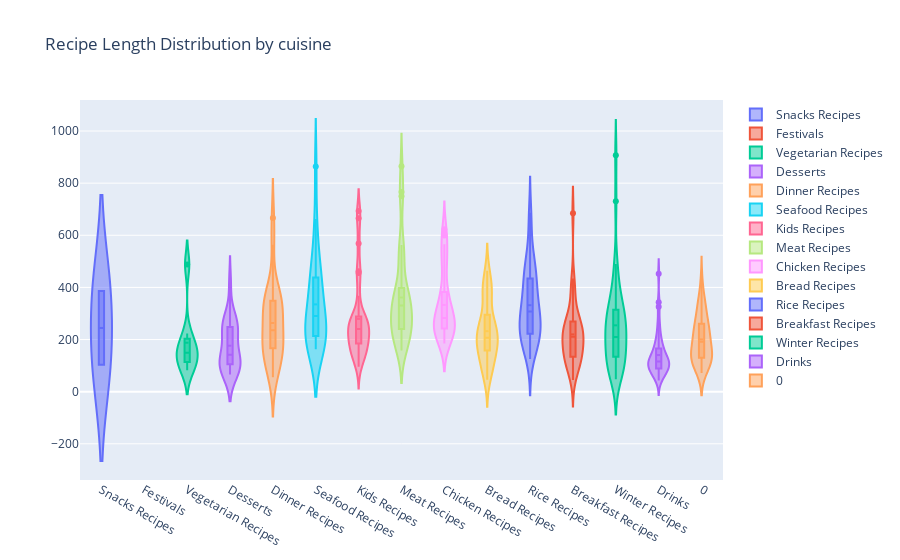

Notebook cell for this chart:
### Code cell
#Box plot
boxplotcolors = random_colours(21)
labels = [i for i in data1.pages.value_counts().index][::-1]
data = []
for i in range(15):
    trace = {
            "type": 'violin',
            "y": data1[data1['pages'] == labels[i]]['ingredients'].str.len(),
            "name": labels[i],
            "box": {
                "visible": True
            },
            "meanline": {
                "visible": True
            }
        }
    data.append(trace)
layout = go.Layout(
    title = "Recipe Length Distribution by cuisine"
)

fig = go.Figure(data=data,layout=layout)
iplot(fig, filename = "Box Plot Styling Outliers")

### Figure 1 — Plotly figure (JSON) as saved in the notebook; plotly's stock layout.template omitted (floating-point values rounded to 4 significant figures)
{"data": [{"box": {"visible": true}, "meanline": {"visible": true}, "name": "Snacks Recipes", "type": "violin", "y": [103, 386]}, {"box": {"visible": true}, "meanline": {"visible": true}, "name": "Festivals", "type": "violin", "y": [null, null, null, null, null, null, null]}, {"box": {"visible": true}, "meanline": {"visible": true}, "name": "Vegetarian Recipes", "type": "violin", "y": [82, 488, 133, 183, 223, 148, 95, 151]}, {"box": {"visible": true}, "meanline": {"visible": true}, "name": "Desserts", "type": "violin", "y": [229, 135, 188, 110, 83, 114, 127, 274, 117, 70, 128, 81, 66, 259, 100, 237, 297, 71, 266, 417, 211, 267, 149, 238]}, {"box": {"visible": true}, "meanline": {"visible": true}, "name": "Dinner Recipes", "type": "violin", "y": [208, 338, 360, 123, 182, 196, 191, 352, 55, 198, 348, 666, 268, 366, 95, 95, 285, 126, 173, 149, 351, 564, 236, 324, 341]}, {"box": {"visible": true}, "meanline": {"visible": true}, "name": "Seafood Recipes", "type": "violin", "y": [290, 222, 184, 444, 345, 324, 223, 163, 460, 321, 445, 173, 496, 307, 280, 404, 211, 579, 222, 662, 202, 230, 171, 226, 864, 174, 420]}, {"box": {"visible": true}, "meanline": {"visible": true}, "name": "Kids Recipes", "type": "violin", "y": [267, 275, 255, 144, 254, 665, 201, 173, 455, 228, 132, 143, 184, 187, 368, 134, 294, 462, 225, 195, 693, 185, 272, 282, 236, 568, 245, 96]}, {"box": {"visible": true}, "meanline": {"visible": true}, "name": "Meat Recipes", "type": "violin", "y": [271, 338, 240, 554, 229, 404, 366, 280, 766, 269, 563, 193, 179, 331, 198, 750, 298, 865, 344, 360, 366, 234, 161, 262, 267, 338, 241, 158, 506, 380, 489]}, {"box": {"visible": true}, "meanline": {"visible": true}, "name": "Chicken Recipes", "type": "violin", "y": [288, 382, 493, 286, 258, 202, 623, 355, 243, 321, 210, 242, 333, 604, 230, 273, 220, 382, 317, 280, 599, 300, 244, 185, 192, 566, 254, 194, 268, 252, 481, 219, 378, 499, 277, 537]}, {"box": {"visible": true}, "meanline": {"visible": true}, "name": "Bread Recipes", "type": "violin", "y": [181, 168, 201, 298, 60, 196, 253, 244, 386, 130, 78, 207, 165, 384, 457, 253, 412, 409, 88, 156, 244, 179, 381, 380, 199, 149, 103, 237, 340, 115, 464, 239, 178, 183, 250, 46, 252, 287, 98]}, {"box": {"visible": true}, "meanline": {"visible": true}, "name": "Rice Recipes", "type": "violin", "y": [442, 219, 227, 375, 398, 255, 190, 324, 649, 311, 457, 198, 487, 220, 233, 356, 292, 502, 401, 247, 308, 197, 155, 181, 312, 239, 411, 300, 462, 260, 569, 486, 324, 454, 179, 125, 686, 296, 209]}, {"box": {"visible": true}, "meanline": {"visible": true}, "name": "Breakfast Recipes", "type": "violin", "y": [124, 113, 45, 295, 157, 290, 243, 173, 208, 365, 165, 118, 192, 113, 233, 372, 271, 101, 178, 70, 216, 226, 434, 685, 215, 137, 277, 89, 232, 173, 120, 410, 176, 236, 211, 133, 262, 278, 233]}, {"box": {"visible": true}, "meanline": {"visible": true}, "name": "Winter Recipes", "type": "violin", "y": [285, 269, 87, 282, 48, 340, 338, 261, 80, 183, 85, 133, 474, 267, 151, 208, 79, 365, 197, 135, 490, 258, 210, 907, 385, 731, 205, 278, 409, 197, 315, 139, 313, 92, 278, 209, 111, 194, 117, 75]}, {"box": {"visible": true}, "meanline": {"visible": true}, "name": "Drinks", "type": "violin", "y": [112, 81, 87, 66, 66, 156, 122, 202, 103, 143, 326, 173, 158, 119, 90, 103, 452, 96, 131, 177, 108, 85, 85, 194, 56, 60, 59, 98, 43, 178, 155, 238, 115, 132, 109, 76, 109, 343, 142, 245, 135, 122, 117, 79, 204, 108, 108, 276]}, {"box": {"visible": true}, "meanline": {"visible": true}, "name": "0", "type": "violin", "y": [268, 207, 235, 283, 129, 154, 116, 126, 270, 327, 353, 224, 199, 162, 204, 72, 97, 86, 259, 108, 354, 311, 208, 147, 250, 160, 292, 110, 160, 180, 223, 133, 192, 207, 135, 139, 243, 162, 318, 95, 336, 126, 120, 77, 227, 141, 432, 382, 139, 261, 79]}], "layout": {"title": {"text": "Recipe Length Distribution by cuisine"}}}
